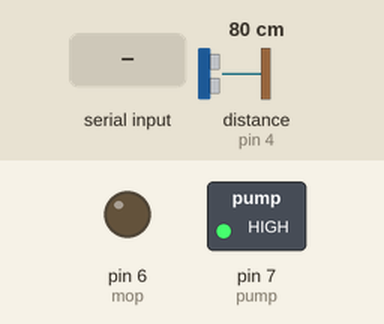
A sketch run on a simulated Arduino Uno, built with avr-gcc and run on an emulated ATmega328P. Shown: switched loads named in the sketch (green lamp = pin HIGH), output pins drawn as LEDs (lit = HIGH). Wiring (inferred from the names in the program): ultrasonic range finder: trigger pin 2; echo pin 4. Inputs (shaded band) come from the test bench; at power-on: distance to the obstacle (sensor on pin 4) 80 cm. The echo pulse lasts 58.3 µs per cm; pins used as bus, display or sensor lines are not drawn.

Above: at 4.1 s.
At 11.2 s:
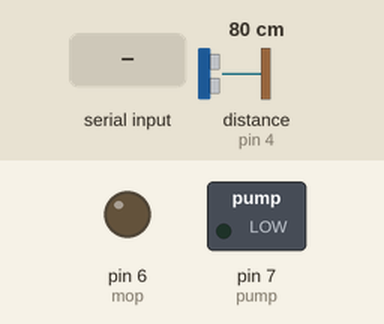
11.3 s: "1" received over Serial
At 14.1 s:
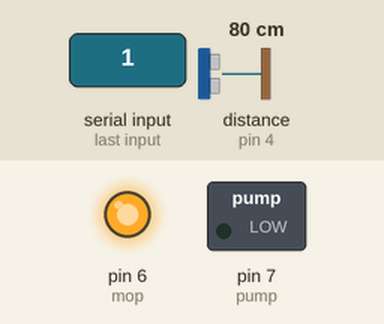
14.3 s: distance to the obstacle (sensor on pin 4) set to 13 cm
15.8 s: distance to the obstacle (sensor on pin 4) set to 10 cm
Timing chart, 0 to 19.3 s (numbered marks = the images above; inputs shaded):
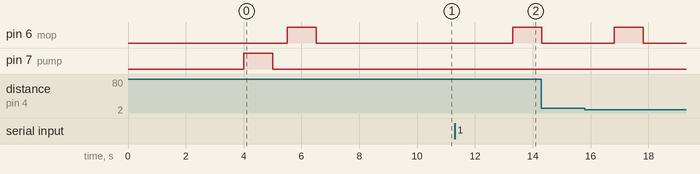

Measured:
- after the input at 11.3 s, pin 6 (mop): LOW → HIGH after 2.0 s

The sketch:

Celan_Bot_Bluetooth.ino
```cpp
#define mop 6
#define pump 7
#define dcm_L0 8
#define dcm_L1 9
#define dcm_r0 10
#define dcm_r1 11
#define onesquare 1000
#define rightangle 1000
const int trigPin = 2;
int  duration;
int  distance;
int threshold = 10;
const int echoPin = 4;
void allactionstop(void);
int state = 5;

void setup() {
  pinMode(trigPin, OUTPUT);
  pinMode(echoPin, INPUT);
  pinMode(mop ,OUTPUT);
  pinMode(pump ,OUTPUT);
  pinMode(dcm_L0 ,OUTPUT);
  pinMode(dcm_L1 ,OUTPUT);
  pinMode(dcm_r0 ,OUTPUT);
  pinMode(dcm_r1 ,OUTPUT);
  Serial.begin(9600);
  forward();
  left();
  right();
  reverse();
  spraywater();
  mopfloor();
   allactionstop();
  // put your setup code here, to run once:

}

void loop() {
  if(Serial.available() > 0)
  {
    state =Serial.read(); // put your main code here, to run repeatedly:
  }
if (state == '5')
{
 allactionstop();
 state = 5;
}
else if (state == '2')
{
  forward();
  Serial.println("FRONT");
  state = 5;
}
else if (state == '3')
{
  spraywater();
  Serial.println("WATER ON");
  state =5;
}
else if (state =='4')
{
  left();
  allactionstop();
  Serial.println("LEFT");

  state =5;
}
else if (state =='6')
{
  right();
  Serial.println("RIGHT");
  state =5;

}
else if (state =='7')
{
  mopfloor();
  Serial.println("MOPING FLOOR");
  state =5;
}
else if (state == '8')
{
  reverse();
  Serial.println("REVERSE");
  state =5;
}
else if (state =='1')
{
  automode();
  state =5;
  Serial.println("AUTO MODE");
}
}
void allactionstop()
{
   digitalWrite(mop,LOW);
  digitalWrite(pump,LOW);
  digitalWrite(dcm_L0,LOW);
  digitalWrite(dcm_L1,LOW);
  digitalWrite(dcm_r0,LOW);
  digitalWrite(dcm_r1,LOW);
  delay(500);

}

void forward()
{
  distacecheck();
  digitalWrite(dcm_L0, LOW);
  digitalWrite(dcm_L1, HIGH);
  digitalWrite(dcm_r0, LOW);
  digitalWrite(dcm_r1, HIGH);
  delay (1000);
}

void reverse()
{
  digitalWrite(dcm_L0, HIGH);
  digitalWrite(dcm_L1, LOW);
  digitalWrite(dcm_r0, HIGH);
  digitalWrite(dcm_r1, LOW);
  delay (1000);
}

void left()
{
  digitalWrite(dcm_L0, LOW);
  digitalWrite(dcm_L1, LOW);
  digitalWrite(dcm_r0, LOW);
  digitalWrite(dcm_r1, HIGH);
  delay (1000);
}

void right()
{
  digitalWrite(dcm_L0, LOW);
  digitalWrite(dcm_L1, HIGH);
  digitalWrite(dcm_r0, LOW);
  digitalWrite(dcm_r1, LOW);
  delay (1000);
}
void spraywater()
{
  digitalWrite(pump,HIGH);
  delay(1000);
  digitalWrite(pump,LOW);
  delay(500);
}
void mopfloor()
{
  digitalWrite(mop,HIGH);
  delay(1000);
  digitalWrite(mop,LOW);
  delay(500);
}
 void automode()
 {

  int m=5,n=5,a,b,x,y;
  x=m; y=n;             // m is the column of matrix and n is row
  a=0;b=0;              // start of square matrix location
 while(y>=0)
 {
  while(x>=0)
  {
    distacecheck();
    x = x-1;
    b= b+1;
    forward();
    delay(onesquare);
    mopfloor();
  }
  x=m;
  y = y-1;
  left();
  delay(rightangle);
  forward();
  delay(onesquare);
  mopfloor();
  left();
  delay(rightangle);
  while(x>=0)
  {
    distacecheck();
    x = x-1;
    b= b-1;
    forward();
    delay(onesquare);
    mopfloor();
  }
   x=m;
  y = y-1;
  right();
  delay(rightangle);
  forward();
  delay(onesquare);
  mopfloor();
  right();
  delay(rightangle);
  a = a+1;
 }
 }
 void distacecheck()
 {  pinMode(trigPin, OUTPUT);
  digitalWrite(trigPin, LOW);
  delayMicroseconds(2);
  digitalWrite(trigPin, HIGH);
  delayMicroseconds(10);
  digitalWrite(trigPin, LOW);
  pinMode(echoPin, INPUT);
  duration = pulseIn(echoPin, HIGH);
  distance = microsecondsToCentimeters(duration);
  if (distance <= threshold)
  {
    right();
    delay(500);
    forward();
    delay(1000);
    left();
    delay(500);

  }
 }
 long microsecondsToCentimeters(long microseconds)
{
  // The speed of sound is 340 m/s or 29 microseconds per centimeter.
  // The ping travels out and back, so to find the distance of the
  // object we take half of the distance travelled.
  return microseconds / 29 / 2;
}
```
